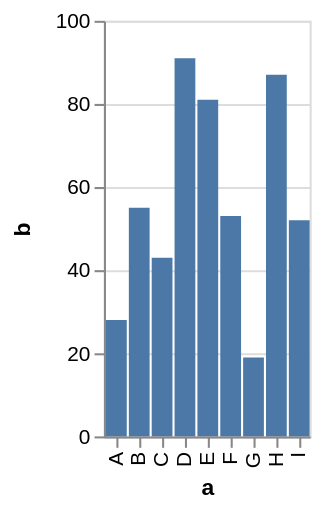

Specify this chart in Vega-Lite:
### Vega specification from a JSON file in a GitHub repository (floating-point values rounded to 4 significant figures)
{"$schema": "https://vega.github.io/schema/vega/v3.0.json", "description": "A simple bar chart with embedded data.", "autosize": "pad", "padding": 5, "style": "cell", "data": [{"name": "source_0", "values": [{"a": "A", "b": 28}, {"a": "B", "b": 55}, {"a": "C", "b": 43}, {"a": "D", "b": 91}, {"a": "E", "b": 81}, {"a": "F", "b": 53}, {"a": "G", "b": 19}, {"a": "H", "b": 87}, {"a": "I", "b": 52}]}, {"name": "data_0", "source": "source_0", "transform": [{"type": "formula", "expr": "toNumber(datum[\"b\"])", "as": "b"}, {"type": "filter", "expr": "datum[\"b\"] !== null && !isNaN(datum[\"b\"])"}]}], "signals": [{"name": "x_step", "value": 11}, {"name": "width", "update": "bandspace(domain('x').length, 0.1, 0.05) * x_step"}, {"name": "height", "update": "200"}], "marks": [{"name": "marks", "type": "rect", "role": "bar", "style": ["bar"], "from": {"data": "data_0"}, "encode": {"update": {"x": {"scale": "x", "field": "a"}, "width": {"scale": "x", "band": true}, "y": {"scale": "y", "field": "b"}, "y2": {"scale": "y", "value": 0}, "fill": {"value": "#4c78a8"}}}}], "scales": [{"name": "x", "type": "band", "domain": {"data": "data_0", "field": "a", "sort": true}, "range": {"step": {"signal": "x_step"}}, "round": true, "paddingInner": 0.1, "paddingOuter": 0.05}, {"name": "y", "type": "linear", "domain": {"data": "data_0", "field": "b"}, "range": [{"signal": "height"}, 0], "round": true, "nice": true, "zero": true}], "axes": [{"scale": "x", "labelOverlap": true, "orient": "bottom", "title": "a", "zindex": 1, "encode": {"labels": {"update": {"angle": {"value": 270}, "align": {"value": "right"}, "baseline": {"value": "middle"}}}}}, {"scale": "y", "labelOverlap": true, "orient": "left", "tickCount": {"signal": "ceil(height/40)"}, "title": "b", "zindex": 1}, {"scale": "y", "domain": false, "grid": true, "labels": false, "maxExtent": 0, "minExtent": 0, "orient": "left", "tickCount": {"signal": "ceil(height/40)"}, "ticks": false, "zindex": 0, "gridScale": "x"}], "config": {"axis": {"domainColor": "#888", "tickColor": "#888"}, "axisY": {"minExtent": 30}}}
